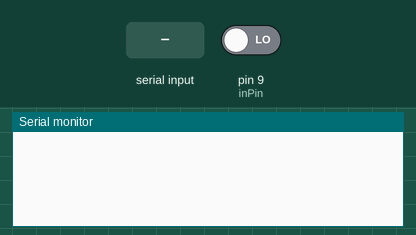
This sketch was run on a simulated Arduino Uno, built with avr-gcc and run on an emulated ATmega328P. On the bench: the last lines printed to the serial monitor. The test bench sets the inputs (shaded band); at power-on: pin 9 (inPin) LOW. No radio packets arrive unless stated.

Above: at 1.2 s.
1.3 s: pin 9 (inPin) driven HIGH
At 1.72 s:
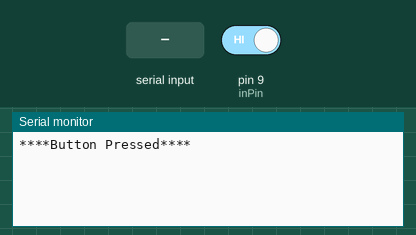
3.5 s: "R" received over Serial
At 3.75 s:
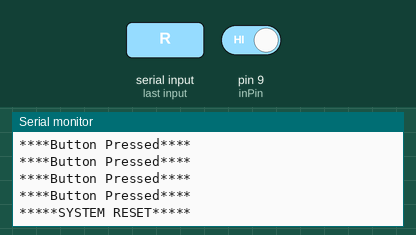

Measured:
- after the input at 1.3 s, the serial monitor: prints a new line after 0.25 s (image 1)
- after the input at 3.5 s, the serial monitor: prints a new line at once (image 2)

The sketch:

Home_Node.ino
```cpp
#include <SPI.h>
#include "RF24.h"

const int Max_Nodes = 30;
byte Received_ID_Tags[Max_Nodes]; //write max number of Nodes.

RF24 radio(7,8);
const uint64_t pipe = 0xE8E8F0F0E1LL; //channel to receive
byte addresses[][6] = {"1Node","2Node"};
//unsigned long msg;
int time_packet = 0;

typedef struct {
  byte ID;
  float sensor1;
  byte GoToSleep;   //SET TO 1324 TO TELL LEAFNODES TO GO TO SLEEP
}MsgData;

//Initializing the Data in Structs.
//These can be altered Later by using Struct_name.Struct_access
MsgData Received_Data = {Max_Nodes + 1, 0, 0};                     //Set ID number to more than the number of nodes utilized.
MsgData My_Data = {0, 0, 22};
MsgData Leaf_Node_Data[Max_Nodes] = {0, 0, 0};

int inPin = 9;   // choose the input pin (for a pushbutton)
int val = 0;     // variable for reading the pin status
bool flag = 0;
int k = 0;
int j = 0;
bool Once = false;
void setup(void){
    Serial.begin(9600);
    radio.begin();
    radio.setAutoAck(false);
    radio.openReadingPipe(1,pipe);
    radio.startListening();
    pinMode(inPin, INPUT);
}


void loop(void){
  if(Once == false){                                   //Run one time
    for(j = 0; j <= Max_Nodes; j++){                   //Preset all known IDs to 0 to begin checking for IDs.
        Received_ID_Tags[j] = 0;
      }
      Once = true;
  }

  val = digitalRead(inPin);                            // read input value
  if (val == HIGH) {                                   // check if the input is HIGH (button released)
      reset_auto();                                    //Reset the Nodes and Home node settings.
      delay(50);                                       //Pause before requesting
      transmit_time_packet(1000);
      Serial.println("****Button Pressed****");
  }
  else {}

  receive();
        for(j = 0; j <= Max_Nodes; j++){
          if(Received_Data.ID == Received_ID_Tags[j] || Received_Data.ID > Max_Nodes){ // if we have seen it, set flag to 1.
            flag = 1;
            break;
          }
        }
        if(flag !=1){                                                            //if we have not seen it, set flag to 0.
           Leaf_Node_Data[k] = Received_Data;
           Received_ID_Tags[k]= Received_Data.ID;
           Serial.print("Node ID: ");
           Serial.println(Leaf_Node_Data[k].ID);
           Serial.print("Sensor Data: ");
           Serial.println(Leaf_Node_Data[k].sensor1);
           Serial.println();
           k++;
        }


    j = 0;
    flag = 0;

    reset();
}

void receive(){
    radio.openWritingPipe(addresses[1]);
    radio.openReadingPipe(1,addresses[0]);
    radio.startListening();
       if(radio.available()){
        while(radio.available()){
            radio.read(&Received_Data, sizeof(MsgData));  //byte value
            delay(5);
         }
      }
    return;
}

void transmit(MsgData Transmit_Msg){
    radio.openWritingPipe(addresses[0]);
    radio.openReadingPipe(1,addresses[1]);
    radio.stopListening();
    //unsigned long msg = value;
  for(byte i=0; i<15; i++){
        radio.write(&Transmit_Msg, sizeof(MsgData));
        delay(5);
  }
}

void transmit_time_packet(int Time){
    radio.openWritingPipe(addresses[0]);
    radio.openReadingPipe(1,addresses[1]);
    radio.stopListening();
    //unsigned long msg = value;
  for(byte i=0; i<15; i++){
        radio.write(&Time, sizeof(time_packet));
        delay(5);
  }
}

void receive_time_packet(){
    radio.openWritingPipe(addresses[1]);
    radio.openReadingPipe(1,addresses[0]);
    radio.startListening();
       if(radio.available()){
        while(radio.available()){
            radio.read(&time_packet, sizeof(time_packet));
            delay(5);
         }
      }
    return;
}

void reset(){
  if ( Serial.available() )
  {
    char c = toupper(Serial.read());
     Serial.println(F("*****SYSTEM RESET*****"));
     if(c == 'R'){
      transmit(My_Data);
       val = 0;     // variable for reading the pin status
       flag = 0;
       k = 0;
       j = 0;
       c = 0;
       Once = false;
       Received_Data = {Max_Nodes + 1, 0, 0};
//           for(j = 0; j <= Max_Nodes; j++){                   //Preset all known IDs to 0 to begin checking for IDs.
//        Received_ID_Tags[j] = 0;
//      }
      for(j = 0; j < Max_Nodes; j++){                   //Preset all known IDs to 0 to begin checking for IDs.
        Leaf_Node_Data[j] = {0,0,0};
      }
     }
  }
}

void reset_auto(){
       transmit(My_Data);
       val = 0;     // variable for reading the pin status
       flag = 0;
       k = 0;
       j = 0;
       Once = false;
       Received_Data = {Max_Nodes + 1, 0, 0};
//           for(j = 0; j <= Max_Nodes; j++){                   //Preset all known IDs to 0 to begin checking for IDs.
//        Received_ID_Tags[j] = 0;
//      }
      for(j = 0; j < Max_Nodes; j++){                   //Preset all known IDs to 0 to begin checking for IDs.
        Leaf_Node_Data[j] = {0,0,0};
      }
}
```
